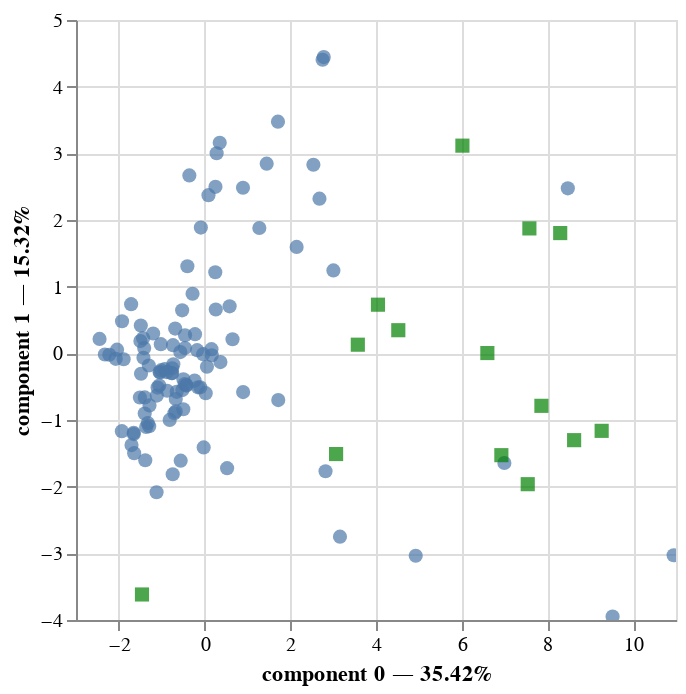

The code cell stored with this chart in its notebook:
### Code cell
PCA.plot(x)

### Figure 1 — Vega-Lite specification as saved in the notebook (floating-point values rounded to 4 significant figures)
{"config": {"view": {"continuousWidth": 300, "continuousHeight": 300}}, "layer": [{"mark": {"type": "circle", "size": 50}, "encoding": {"tooltip": [{"field": "index", "type": "quantitative"}, {"field": "component 0", "type": "quantitative"}, {"field": "component 1", "type": "quantitative"}], "x": {"axis": {"title": "component 0 — 35.42%"}, "field": "component 0", "scale": {"zero": false}, "type": "quantitative"}, "y": {"axis": {"title": "component 1 — 15.32%"}, "field": "component 1", "scale": {"zero": false}, "type": "quantitative"}}, "name": "view_2"}, {"data": {"name": "data-15dd806ae74f422bef88c3a49d36a69d"}, "mark": {"type": "square", "color": "green", "size": 50}, "encoding": {"tooltip": [{"field": "variable", "type": "nominal"}], "x": {"field": "component 0", "scale": {"zero": false}, "type": "quantitative"}, "y": {"field": "component 1", "scale": {"zero": false}, "type": "quantitative"}}}], "data": {"name": "data-782dc071cac4836fe0fef6792de4a203"}, "params": [{"name": "param_4", "select": {"type": "interval", "encodings": ["x", "y"]}, "bind": "scales", "views": ["view_2"]}], "$schema": "https://vega.github.io/schema/vega-lite/v5.8.0.json", "datasets": {"data-782dc071cac4836fe0fef6792de4a203": [{"index": 0, "component 0": 0.5843, "component 1": 0.7046, "component 2": -1.949, "component 3": -1.664}, {"index": 1, "component 0": -0.1732, "component 1": 0.0475, "component 2": 0.8033, "component 3": 0.1896}, {"index": 2, "component 0": -0.4569, "component 1": 0.08078, "component 2": -0.2429, "component 3": -1.588}, {"index": 3, "component 0": 0.2499, "component 1": 1.216, "component 2": 0.0858, "component 3": 0.4208}, {"index": 4, "component 0": 0.1682, "component 1": -0.02824, "component 2": -1.429, "component 3": 0.6422}, {"index": 5, "component 0": -1.2, "component 1": 0.2976, "component 2": -0.05501, "component 3": -1.2}, {"index": 6, "component 0": 2.148, "component 1": 1.596, "component 2": -0.5702, "component 3": 0.6046}, {"index": 7, "component 0": 8.476, "component 1": 2.475, "component 2": 7.406, "component 3": -2.669}, {"index": 8, "component 0": 3.006, "component 1": 1.244, "component 2": -1.38, "component 3": -1.798}, {"index": 9, "component 0": -1.426, "component 1": -0.06756, "component 2": 0.5466, "component 3": -1.166}, {"index": 10, "component 0": -0.7365, "component 1": 0.1227, "component 2": -0.9235, "component 3": -2.909}, {"index": 11, "component 0": -0.495, "component 1": -0.3881, "component 2": -0.491, "component 3": -1.68}, {"index": 12, "component 0": -0.4559, "component 1": 0.2716, "component 2": -0.5335, "component 3": -1.61}, {"index": 13, "component 0": -1.435, "component 1": 0.2279, "component 2": -0.01543, "component 3": -1.032}, {"index": 14, "component 0": -0.5662, "component 1": 0.01879, "component 2": -1.206, "component 3": -2.101}, {"index": 15, "component 0": -1.301, "component 1": -0.1825, "component 2": 0.09013, "component 3": -0.9906}, {"index": 16, "component 0": -0.7551, "component 1": -0.2967, "component 2": -0.1134, "component 3": 0.3566}, {"index": 17, "component 0": -0.7285, "component 1": -0.1647, "component 2": -0.7234, "component 3": 0.1243}, {"index": 18, "component 0": -0.4219, "component 1": -0.4838, "component 2": -0.6147, "component 3": 0.5253}, {"index": 19, "component 0": -0.5181, "component 1": -0.5513, "component 2": -0.54, "component 3": -0.4738}, {"index": 20, "component 0": -1.035, "component 1": -0.2878, "component 2": -0.4564, "component 3": 0.4857}, {"index": 21, "component 0": -1.409, "component 1": 0.07843, "component 2": -0.7269, "component 3": 0.1097}, {"index": 22, "component 0": -0.6857, "component 1": 0.3709, "component 2": -0.264, "component 3": -0.2761}, {"index": 23, "component 0": -0.2806, "component 1": 0.8943, "component 2": 1.687, "component 3": 0.4067}, {"index": 24, "component 0": -1.714, "component 1": 0.7375, "component 2": 0.5483, "component 3": 0.9089}, {"index": 25, "component 0": 0.3699, "component 1": -0.1314, "component 2": -0.6882, "component 3": -0.508}, {"index": 26, "component 0": 0.6521, "component 1": 0.2111, "component 2": -1.767, "component 3": 0.2467}, {"index": 27, "component 0": 0.1612, "component 1": 0.06266, "component 2": -1.459, "component 3": 1.563}, {"index": 28, "component 0": -0.7569, "component 1": -0.2232, "component 2": -0.2787, "component 3": 0.9396}, {"index": 29, "component 0": -0.523, "component 1": 0.6445, "component 2": -0.9386, "component 3": -0.5253}, {"index": 30, "component 0": -0.02075, "component 1": -1.411, "component 2": -0.155, "component 3": -0.533}, {"index": 31, "component 0": -1.057, "component 1": -0.4842, "component 2": -0.6346, "component 3": -0.9843}, {"index": 32, "component 0": -0.7039, "component 1": -0.8971, "component 2": -0.7325, "component 3": 0.1549}, {"index": 33, "component 0": -1.483, "component 1": -0.3063, "component 2": -0.7266, "component 3": -0.7136}, {"index": 34, "component 0": -0.1538, "component 1": -0.5101, "component 2": -2.254, "component 3": -1.694}, {"index": 35, "component 0": -1.114, "component 1": -0.634, "component 2": -0.02811, "component 3": -0.3898}, {"index": 36, "component 0": -0.1006, "component 1": -0.5098, "component 2": -0.1732, "component 3": 0.6512}, {"index": 37, "component 0": 2.822, "component 1": -1.769, "component 2": 0.705, "component 3": -0.2641}, {"index": 38, "component 0": -0.4965, "component 1": -0.8393, "component 2": -0.5647, "component 3": 1.056}, {"index": 39, "component 0": 1.719, "component 1": -0.7009, "component 2": -0.2115, "component 3": -0.7222}, {"index": 40, "component 0": 0.8994, "component 1": -0.5817, "component 2": -1.502, "component 3": -1.748}, {"index": 41, "component 0": -0.2334, "component 1": -0.4088, "component 2": -1.015, "component 3": -0.01792}, {"index": 42, "component 0": -0.03217, "component 1": -0.01257, "component 2": -1.045, "component 3": -1.043}, {"index": 43, "component 0": 3.16, "component 1": -2.75, "component 2": -1.202, "component 3": -4.974}, {"index": 44, "component 0": -1.509, "component 1": -0.6625, "component 2": -0.5784, "component 3": 0.4467}, {"index": 45, "component 0": -0.672, "component 1": -0.6849, "component 2": -1.084, "component 3": -1.428}, {"index": 46, "component 0": -0.6506, "component 1": -0.5774, "component 2": -1.511, "component 3": -0.1748}, {"index": 47, "component 0": -0.8731, "component 1": -0.5613, "component 2": -0.3721, "component 3": -0.1575}, {"index": 48, "component 0": 0.02623, "component 1": -0.5973, "component 2": 0.03627, "component 3": 1.347}, {"index": 49, "component 0": 0.05529, "component 1": -0.2006, "component 2": -1.999, "component 3": 1.362}, {"index": 50, "component 0": -1.051, "component 1": -0.2798, "component 2": -0.3385, "component 3": 0.4167}, {"index": 51, "component 0": 0.5258, "component 1": -1.723, "component 2": -0.5263, "component 3": 0.2079}, {"index": 52, "component 0": -0.4272, "component 1": -0.4757, "component 2": -0.1426, "component 3": 0.07039}, {"index": 53, "component 0": 2.781, "component 1": 4.444, "component 2": 0.07644, "component 3": 0.4499}, {"index": 54, "component 0": 1.449, "component 1": 2.845, "component 2": 0.005859, "component 3": 0.155}, {"index": 55, "component 0": 1.278, "component 1": 1.881, "component 2": -1.33, "component 3": -1.546}, {"index": 56, "component 0": 0.3535, "component 1": 3.158, "component 2": -0.4958, "component 3": -0.3062}, {"index": 57, "component 0": 2.754, "component 1": 4.403, "component 2": -0.6584, "component 3": 0.6859}, {"index": 58, "component 0": 0.8964, "component 1": 2.483, "component 2": -0.7243, "component 3": -1.004}, {"index": 59, "component 0": -0.3552, "component 1": 2.669, "component 2": -0.1794, "component 3": -0.594}, {"index": 60, "component 0": 0.2815, "component 1": 3.001, "component 2": -0.009371, "component 3": 0.7852}, {"index": 61, "component 0": 1.713, "component 1": 3.475, "component 2": -0.3353, "component 3": 1.396}, {"index": 62, "component 0": 0.09089, "component 1": 2.373, "component 2": 0.06488, "component 3": 0.8208}, {"index": 63, "component 0": -0.08694, "component 1": 1.886, "component 2": -0.03566, "component 3": -0.4501}, {"index": 64, "component 0": 2.539, "component 1": 2.829, "component 2": -1.33, "component 3": -0.2973}, {"index": 65, "component 0": 2.681, "component 1": 2.32, "component 2": -1.515, "component 3": 0.007544}, {"index": 66, "component 0": 0.2544, "component 1": 2.498, "component 2": 0.2546, "component 3": 1.256}, {"index": 67, "component 0": -0.6733, "component 1": -0.8716, "component 2": 0.5464, "component 3": -0.2686}, {"index": 68, "component 0": -1.498, "component 1": 0.1857, "component 2": 0.3436, "component 3": 0.3271}, {"index": 69, "component 0": 6.995, "component 1": -1.646, "component 2": 0.8404, "component 3": 0.09867}, {"index": 70, "component 0": -2.327, "component 1": -0.01675, "component 2": 0.7258, "component 3": 1.217}, {"index": 71, "component 0": -2.042, "component 1": 0.05535, "component 2": 0.6406, "component 3": 0.3766}, {"index": 72, "component 0": -1.926, "component 1": 0.4809, "component 2": 1.18, "component 3": 0.5915}, {"index": 73, "component 0": -0.4014, "component 1": 1.306, "component 2": 2.937, "component 3": 1.441}, {"index": 74, "component 0": -1.488, "component 1": 0.4176, "component 2": 0.8505, "component 3": 1.434}, {"index": 75, "component 0": 10.94, "component 1": -3.029, "component 2": -4.356, "component 3": 5.05}, {"index": 76, "component 0": 9.52, "component 1": -3.949, "component 2": 1.588, "component 3": 0.7844}, {"index": 77, "component 0": -0.8141, "component 1": -0.9981, "component 2": 0.3513, "component 3": -0.2226}, {"index": 78, "component 0": -1.292, "component 1": -1.093, "component 2": 1.588, "component 3": 0.4584}, {"index": 79, "component 0": -1.096, "component 1": -0.5143, "component 2": 0.7263, "component 3": 0.5258}, {"index": 80, "component 0": -1.397, "component 1": -0.9023, "component 2": 0.4916, "component 3": 0.002946}, {"index": 81, "component 0": -2.45, "component 1": 0.2159, "component 2": 1.279, "component 3": 1.291}, {"index": 82, "component 0": -1.888, "component 1": -0.08931, "component 2": 0.8589, "component 3": 0.4911}, {"index": 83, "component 0": -2.223, "component 1": -0.02134, "component 2": 0.614, "component 3": 1.575}, {"index": 84, "component 0": -2.073, "component 1": -0.08247, "component 2": 0.3598, "component 3": 0.9498}, {"index": 85, "component 0": -0.9293, "component 1": -0.2376, "component 2": 0.6928, "component 3": 0.963}, {"index": 86, "component 0": -0.7704, "component 1": -0.2984, "component 2": 0.4401, "component 3": 0.2451}, {"index": 87, "component 0": -0.2231, "component 1": 0.2877, "component 2": 0.2042, "component 3": 0.8156}, {"index": 88, "component 0": -1.012, "component 1": -0.2529, "component 2": 0.5059, "component 3": 0.3294}, {"index": 89, "component 0": -0.4633, "component 1": -0.4622, "component 2": 0.1412, "component 3": -0.05442}, {"index": 90, "component 0": 0.2615, "component 1": 0.6571, "component 2": 2.676, "component 3": 1.725}, {"index": 91, "component 0": -1.021, "component 1": 0.1372, "component 2": 0.403, "component 3": 0.6061}, {"index": 92, "component 0": -1.396, "component 1": -0.6607, "component 2": 1.462, "component 3": 0.1381}, {"index": 93, "component 0": -0.8876, "component 1": -0.2812, "component 2": 0.1608, "component 3": 0.3346}, {"index": 94, "component 0": -1.285, "component 1": -0.7814, "component 2": 1.627, "component 3": -0.06932}, {"index": 95, "component 0": 4.927, "component 1": -3.036, "component 2": 2.541, "component 3": -1.453}, {"index": 96, "component 0": -1.643, "component 1": -1.498, "component 2": 1.015, "component 3": 0.1006}, {"index": 97, "component 0": -1.704, "component 1": -1.376, "component 2": 0.5836, "component 3": -0.1417}, {"index": 98, "component 0": -1.654, "component 1": -1.191, "component 2": 0.5663, "component 3": -0.1775}, {"index": 99, "component 0": -0.5573, "component 1": -1.61, "component 2": 0.253, "component 3": -0.1147}, {"index": 100, "component 0": -0.7437, "component 1": -1.814, "component 2": 0.8957, "component 3": 0.4753}, {"index": 101, "component 0": -1.363, "component 1": -1.105, "component 2": -0.1313, "component 3": -0.2629}, {"index": 102, "component 0": -1.384, "component 1": -1.604, "component 2": 0.2234, "component 3": 0.6044}, {"index": 103, "component 0": -1.12, "component 1": -2.084, "component 2": -0.05388, "component 3": 1.341}, {"index": 104, "component 0": -1.652, "component 1": -1.211, "component 2": 1.015, "component 3": 0.489}, {"index": 105, "component 0": -1.324, "component 1": -1.045, "component 2": 0.4055, "component 3": 0.5886}, {"index": 106, "component 0": -1.929, "component 1": -1.167, "component 2": 1.271, "component 3": -0.1672}], "data-15dd806ae74f422bef88c3a49d36a69d": [{"variable": "pH_KCl", "component 0": 6.598, "component 1": 0.004329, "component 2": 2.119, "component 3": 0.1749}, {"variable": "KA", "component 0": 6.925, "component 1": -1.528, "component 2": -0.1457, "component 3": 2.017}, {"variable": "salt", "component 0": 8.298, "component 1": 1.804, "component 2": 1.771, "component 3": 0.794}, {"variable": "CaCO3", "component 0": 4.046, "component 1": 0.7296, "component 2": 4.189, "component 3": -1.121}, {"variable": "NO3_N", "component 0": 7.579, "component 1": 1.874, "component 2": -0.9454, "component 3": 1.044}, {"variable": "P2O5", "component 0": 8.623, "component 1": -1.302, "component 2": 1.1, "component 3": 0.6191}, {"variable": "K2O", "component 0": 7.541, "component 1": -1.963, "component 2": 1.198, "component 3": -0.6471}, {"variable": "Mg", "component 0": 3.576, "component 1": 0.1296, "component 2": -5.266, "component 3": 1.478}, {"variable": "Na", "component 0": 3.069, "component 1": -1.511, "component 2": -2.312, "component 3": 2.636}, {"variable": "Zn", "component 0": 9.265, "component 1": -1.163, "component 2": 1.426, "component 3": -1.01}, {"variable": "Cu", "component 0": 7.86, "component 1": -0.7875, "component 2": -2.622, "component 3": -2.397}, {"variable": "Mn", "component 0": 4.52, "component 1": 0.3469, "component 2": -4.203, "component 3": -3.253}, {"variable": "SO4", "component 0": 6.016, "component 1": 3.115, "component 2": -0.5374, "component 3": 0.6738}, {"variable": "mean_ndvi", "component 0": -1.461, "component 1": -3.617, "component 2": 0.28, "component 3": 0.05418}]}}
